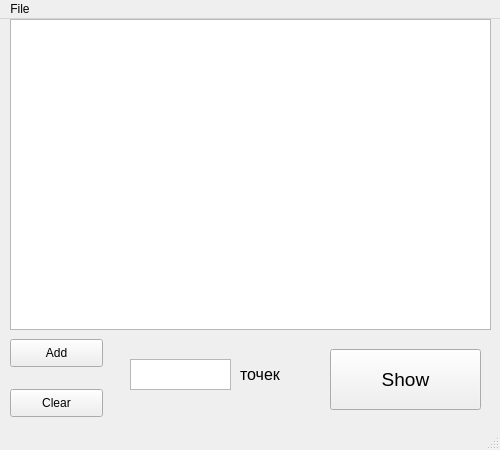
<?xml version="1.0" encoding="UTF-8"?>
<ui version="4.0">
 <class>MainWindow</class>
 <widget class="QMainWindow" name="MainWindow">
  <property name="geometry">
   <rect>
    <x>0</x>
    <y>0</y>
    <width>500</width>
    <height>450</height>
   </rect>
  </property>
  <property name="sizePolicy">
   <sizepolicy hsizetype="Fixed" vsizetype="Fixed">
    <horstretch>0</horstretch>
    <verstretch>0</verstretch>
   </sizepolicy>
  </property>
  <property name="minimumSize">
   <size>
    <width>500</width>
    <height>450</height>
   </size>
  </property>
  <property name="maximumSize">
   <size>
    <width>500</width>
    <height>450</height>
   </size>
  </property>
  <property name="windowTitle">
   <string>MainWindow</string>
  </property>
  <widget class="QWidget" name="centralwidget">
   <widget class="QTextBrowser" name="pointsBrowser">
    <property name="geometry">
     <rect>
      <x>10</x>
      <y>0</y>
      <width>481</width>
      <height>311</height>
     </rect>
    </property>
    <property name="font">
     <font>
      <pointsize>14</pointsize>
     </font>
    </property>
   </widget>
   <widget class="QPushButton" name="addButton">
    <property name="geometry">
     <rect>
      <x>10</x>
      <y>320</y>
      <width>93</width>
      <height>28</height>
     </rect>
    </property>
    <property name="cursor">
     <cursorShape>PointingHandCursor</cursorShape>
    </property>
    <property name="text">
     <string>Add</string>
    </property>
   </widget>
   <widget class="QPushButton" name="clearButton">
    <property name="enabled">
     <bool>true</bool>
    </property>
    <property name="geometry">
     <rect>
      <x>10</x>
      <y>370</y>
      <width>93</width>
      <height>28</height>
     </rect>
    </property>
    <property name="cursor">
     <cursorShape>PointingHandCursor</cursorShape>
    </property>
    <property name="text">
     <string>Clear</string>
    </property>
   </widget>
   <widget class="QPushButton" name="showButton">
    <property name="enabled">
     <bool>true</bool>
    </property>
    <property name="geometry">
     <rect>
      <x>330</x>
      <y>330</y>
      <width>151</width>
      <height>61</height>
     </rect>
    </property>
    <property name="font">
     <font>
      <pointsize>14</pointsize>
     </font>
    </property>
    <property name="cursor">
     <cursorShape>PointingHandCursor</cursorShape>
    </property>
    <property name="text">
     <string>Show</string>
    </property>
   </widget>
   <widget class="QTextBrowser" name="numOfPointsBrowser">
    <property name="geometry">
     <rect>
      <x>130</x>
      <y>340</y>
      <width>101</width>
      <height>31</height>
     </rect>
    </property>
   </widget>
   <widget class="QLabel" name="numOfPointsLabel">
    <property name="geometry">
     <rect>
      <x>240</x>
      <y>340</y>
      <width>71</width>
      <height>31</height>
     </rect>
    </property>
    <property name="font">
     <font>
      <pointsize>12</pointsize>
     </font>
    </property>
    <property name="text">
     <string>точек</string>
    </property>
    <property name="scaledContents">
     <bool>false</bool>
    </property>
   </widget>
  </widget>
  <widget class="QMenuBar" name="menubar">
   <property name="geometry">
    <rect>
     <x>0</x>
     <y>0</y>
     <width>500</width>
     <height>26</height>
    </rect>
   </property>
   <widget class="QMenu" name="menuFile">
    <property name="title">
     <string>File</string>
    </property>
    <addaction name="actionOpen"/>
    <addaction name="actionSave"/>
    <addaction name="actionExit"/>
   </widget>
   <addaction name="menuFile"/>
  </widget>
  <widget class="QStatusBar" name="statusbar"/>
  <action name="actionOpen">
   <property name="text">
    <string>Open</string>
   </property>
  </action>
  <action name="actionSave">
   <property name="text">
    <string>Save</string>
   </property>
  </action>
  <action name="actionExit">
   <property name="text">
    <string>Exit</string>
   </property>
  </action>
 </widget>
 <resources/>
 <connections/>
</ui>
